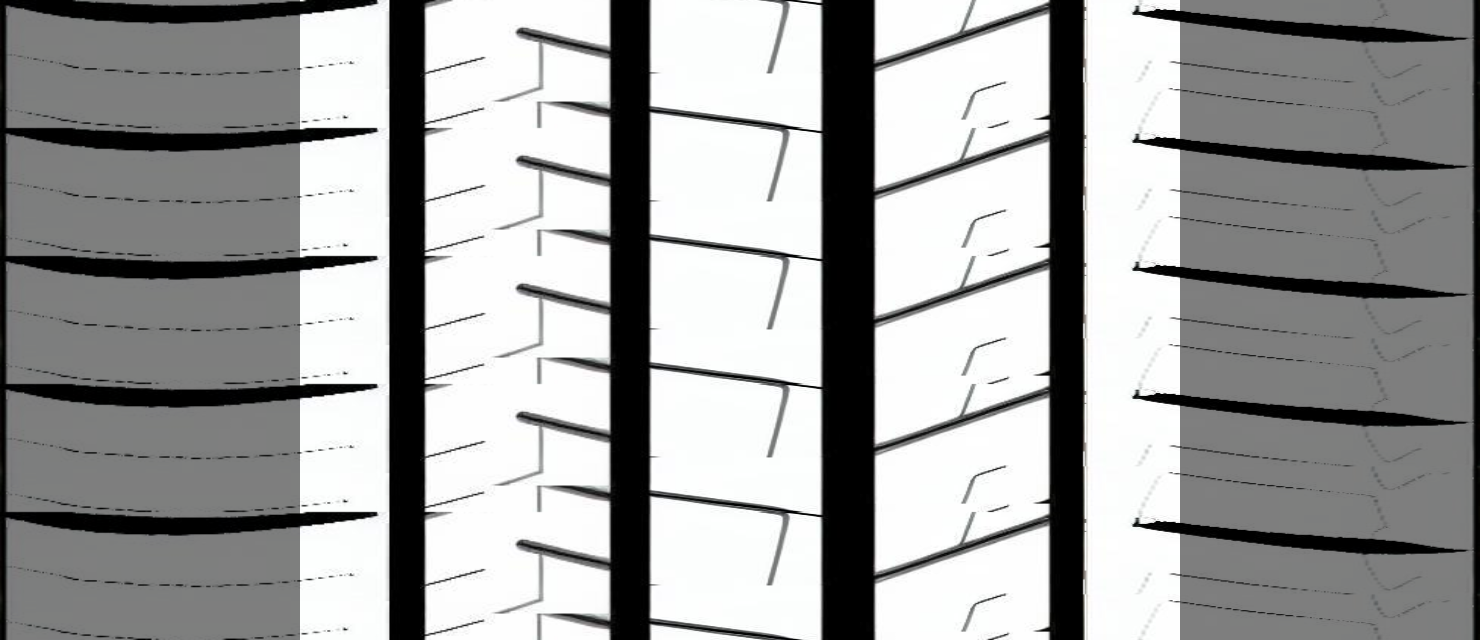
#> input picture tests/datasets/stitching/correct_black_decoration.png, 1480 x 640 px
$ python -i land_sea_ratio.py   (imports and definitions only)
#> lines starting #> are read from the running program, lines starting #| are printed output that depends on the picture; after the words box and inside, x2 and y2 are one past the last pixel; in counts of white or black regions, pixels touching at a corner belong together
### src/utils/logger.py
# -*- coding: utf-8 -*-

"""
日志模块

提供标准化的日志系统。
"""

import logging
from datetime import datetime
from pathlib import Path
from typing import Optional


# 项目根目录（logger.py 位于 src/utils/ 下，上溯两级即为项目根）
_PROJECT_ROOT = Path(__file__).resolve().parent.parent.parent


def _ensure_file_handler(logger: logging.Logger, level: int, formatter: logging.Formatter) -> None:
    """确保 logger 拥有文件 handler，写入 .logs/project.log。"""
    _log_dir = _PROJECT_ROOT / ".logs"
    _log_dir.mkdir(parents=True, exist_ok=True)
    _file_handler = logging.FileHandler(str(_log_dir / "project.log"), encoding="utf-8")
    _file_handler.setLevel(level)
    _file_handler.setFormatter(formatter)
    logger.addHandler(_file_handler)


def setup_logger(
    name: str = "giti_tire",
    level: str = "INFO",
    log_file: Optional[str] = None,
    console_output: bool = True
) -> logging.Logger:
    """
    设置并返回一个配置好的日志记录器。

    所有项目日志统一写入 .logs/project.log（文件 handler 等级为 DEBUG，
    保证 debug 级别日志也能落盘），控制台输出等级由 level 参数控制。

    Args:
        name: 日志记录器名称
        level: 日志级别 (DEBUG, INFO, WARNING, ERROR, CRITICAL)
        log_file: 日志文件路径（可选，不影响默认 .logs/project.log）
        console_output: 是否输出到控制台

    Returns:
        配置好的日志记录器
    """
    logger = logging.getLogger(name)
    logger.setLevel(getattr(logging, level.upper()))

    # 避免重复添加处理器
    if logger.handlers:
        return logger

    formatter = logging.Formatter(
        '%(asctime)s - %(name)s - %(levelname)s - %(message)s',
        datefmt='%Y-%m-%d %H:%M:%S'
    )

    # —— 默认文件 handler：所有日志统一写入 .logs/project.log ——
    _ensure_file_handler(logger, logging.DEBUG, formatter)

    # 显式指定的 log_file（额外输出）
    if log_file:
        log_path = Path(log_file)
        log_dir = log_path.parent
        if log_dir != Path('.') and not log_dir.exists():
            log_dir.mkdir(parents=True, exist_ok=True)

        file_handler = logging.FileHandler(str(log_path), encoding='utf-8')
        file_handler.setLevel(getattr(logging, level.upper()))
        file_handler.setFormatter(formatter)
        logger.addHandler(file_handler)

    # 控制台处理器
    if console_output:
        console_handler = logging.StreamHandler()
        console_handler.setLevel(getattr(logging, level.upper()))
        console_handler.setFormatter(formatter)
        logger.addHandler(console_handler)

    return logger


def get_logger(name: str = "giti_tire") -> logging.Logger:
    """
    获取或创建日志记录器。

    Args:
        name: 日志记录器名称

    Returns:
        日志记录器实例
    """
    if not hasattr(logging.Logger, 'manager'):
        return setup_logger(name)

    logger = logging.getLogger(name)
    if not logger.handlers:
        return setup_logger(name)
    return logger


class LoggerMixin:
    """日志记录器混入类，为类提供日志功能。"""

    # [4 lines left out: function logger, not called in this run]


# 创建默认日志记录器
default_logger = get_logger("tire-ai-pattern")

### src/core/scoring/land_sea_ratio.py
# -*- coding: utf-8 -*-

"""
海陆比算法模块

计算轮胎花纹样稿的海陆比（黑色 + 灰色区域占总面积的百分比）。

算法层职责边界：
- 接收 np.ndarray 图像，返回海陆比数值和可选的可视化图像。
- 不保存文件，不接收 task_id 或输出路径，不含任何评分或业务配置逻辑。
- is_debug=True 时返回带颜色叠加标注的可视化图像，由调用方决定是否保存。
"""

from typing import Optional, Tuple

import cv2
import numpy as np

from src.common.exceptions import InputDataError, RuntimeProcessError
from src.utils.logger import get_logger


logger = get_logger(__name__)
#> further down, picture is the input picture: shape (640, 1480, 3); mean B, G, R 159.8, 160.1, 159.5

_VIS_NAME = "land_sea_ratio"

# 像素亮度阈值（与老架构保持一致）
_BLACK_LOWER = 0
_BLACK_UPPER = 50
_GRAY_LOWER = 51
_GRAY_UPPER = 200


def compute_land_sea_ratio(
    image: np.ndarray,
    is_debug: bool = False,
) -> Tuple[float, str, Optional[np.ndarray]]:
    """
    计算轮胎花纹样稿的海陆比。

    Parameters
    ----------
    image : np.ndarray
        输入 BGR 图像，形状为 (H, W, 3)。
    is_debug : bool
        是否输出可视化调试图像，默认 False。

    Returns
    -------
    ratio_percent : float
        实际海陆比百分比，保留两位小数（如 30.52 表示 30.52%）。
    vis_name : str
        建议的可视化文件名（不含扩展名）；非 debug 模式返回空字符串。
    vis_image : Optional[np.ndarray]
        可视化图像（BGR）；非 debug 模式返回 None。

    Raises
    ------
    InputDataError
        image 为 None、非 ndarray 或非三通道 BGR 时抛出。
    RuntimeProcessError
        算法内部计算失败时抛出，原始异常挂在 __cause__ 上。
    """
#> called with is_debug = False
    logger.debug("开始海陆比计算")

    if image is None:
        raise InputDataError("image", "value", "must not be None")

    if not isinstance(image, np.ndarray):
        raise InputDataError(
            "image", "type", "expected np.ndarray", type(image).__name__
        )

    if image.ndim != 3 or image.shape[2] != 3:
        raise InputDataError(
            "image", "shape", "expected (H, W, 3) BGR image", image.shape
        )

    try:
        gray = cv2.cvtColor(image, cv2.COLOR_BGR2GRAY)
        total_area = image.shape[0] * image.shape[1]

        black_area = _compute_black_area(gray)
        gray_area = _compute_gray_area(gray)

        ratio_percent = round((black_area + gray_area) / total_area * 100, 2) if total_area > 0 else 0.0

        logger.debug(
            "海陆比计算明细: ratio=%.2f%%, black=%d, gray=%d, total=%d",
            ratio_percent,
            black_area,
            gray_area,
            total_area,
        )

    except Exception as original_error:
        raise RuntimeProcessError(
            "compute_land_sea_ratio",
            "海陆比面积计算失败",
            original_error,
        )

    logger.debug("海陆比结果: ratio=%.2f%%", ratio_percent)

    vis_name = ""
    vis_image = None
    if is_debug:
        try:
            vis_image = _draw_debug_image(image, gray, ratio_percent)
            vis_name = _VIS_NAME
        except Exception as original_error:
            raise RuntimeProcessError(
                "_draw_debug_image",
                "海陆比可视化处理失败",
                original_error,
            )

    return ratio_percent, vis_name, vis_image


# ------------------------------------------------------------------
# 内部辅助函数
# ------------------------------------------------------------------

def _compute_black_area(gray: np.ndarray) -> int:
    """统计黑色区域像素数（灰度值在 [0, 50] 范围内）。"""
    mask = cv2.inRange(gray, _BLACK_LOWER, _BLACK_UPPER)
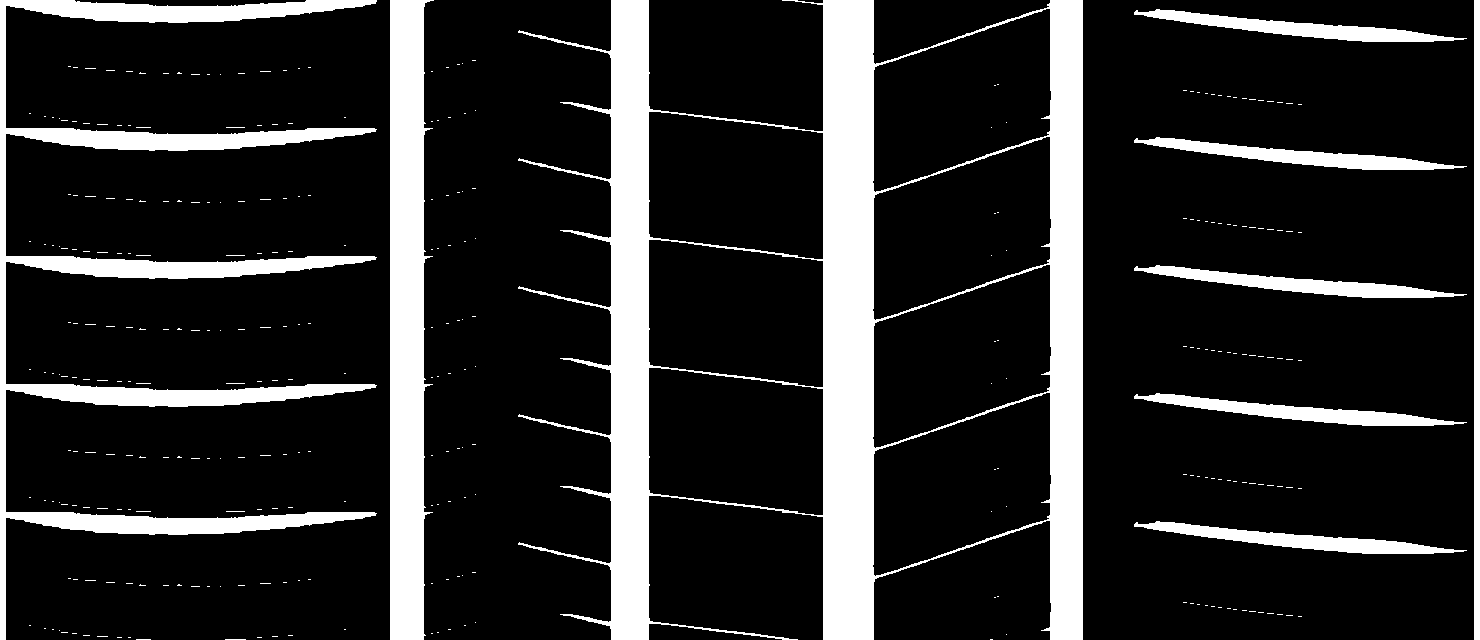
#> mask: shape (640, 1480); 16.8% white; 314 white regions (304 under 20 px), largest, box (x1, y1, x2, y2) and area: (518, 0, 1083, 640) 84490, (0, 0, 377, 640) 29739, (390, 0, 434, 640) 21896
#> in compute_land_sea_ratio, `black_area = _compute_black_area(gray)`: black_area = 159449
    return int(cv2.countNonZero(mask))


def _compute_gray_area(gray: np.ndarray) -> int:
    """统计灰色区域像素数（灰度值在 [51, 200] 范围内）。"""
    mask = cv2.inRange(gray, _GRAY_LOWER, _GRAY_UPPER)
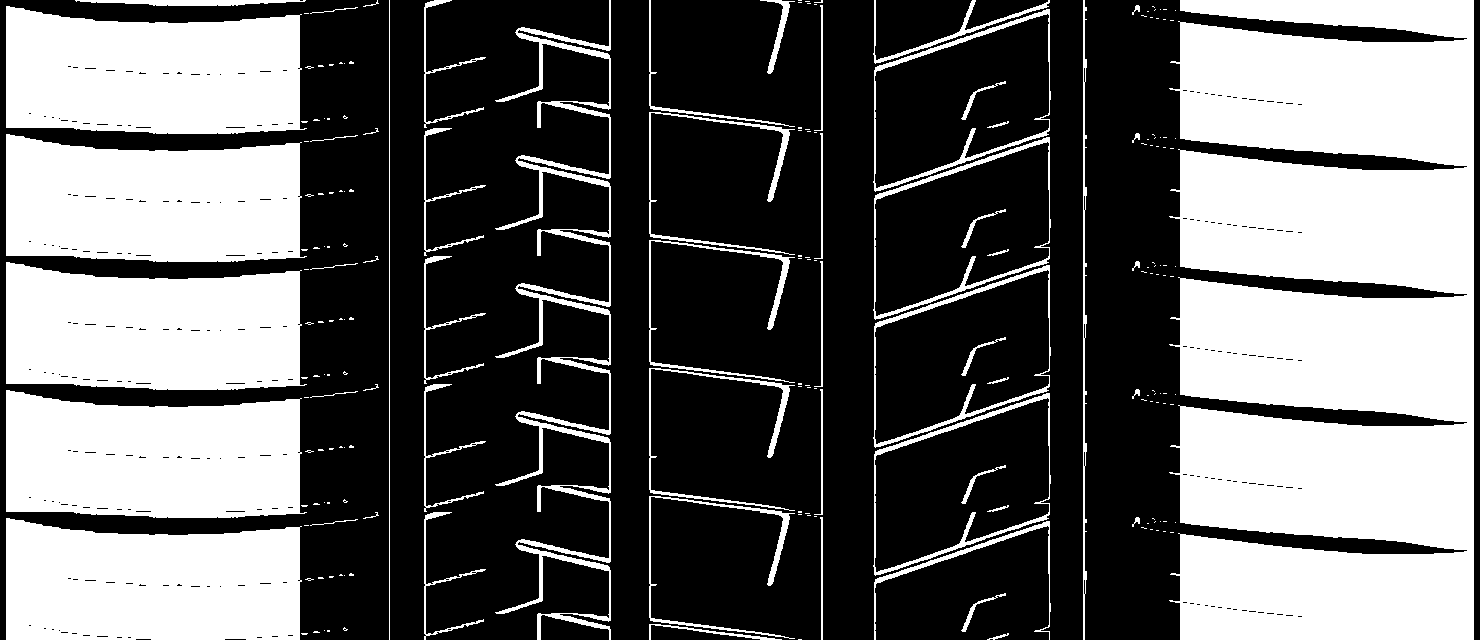
#> mask: shape (640, 1480); 39.4% white; 200 white regions (142 under 20 px), largest, box (x1, y1, x2, y2) and area: (1169, 0, 1474, 640) 171665, (6, 6, 307, 134) 32978, (6, 134, 307, 262) 32978
    return int(cv2.countNonZero(mask))


# [52 lines left out: function _draw_debug_image, not called in this run]

>>> import cv2
>>> picture = cv2.imread('../../../tests/datasets/stitching/correct_black_decoration.png')
>>> result = compute_land_sea_ratio(picture)
#> in compute_land_sea_ratio, `gray_area = _compute_gray_area(gray)`: gray_area = 372907
#> in compute_land_sea_ratio, `ratio_percent = round((black_area + gray_area) / total_area * 100, 2) ..`: ratio_percent = 56.2

$ run again, on tests/datasets/stitching/correct_continuity1.png
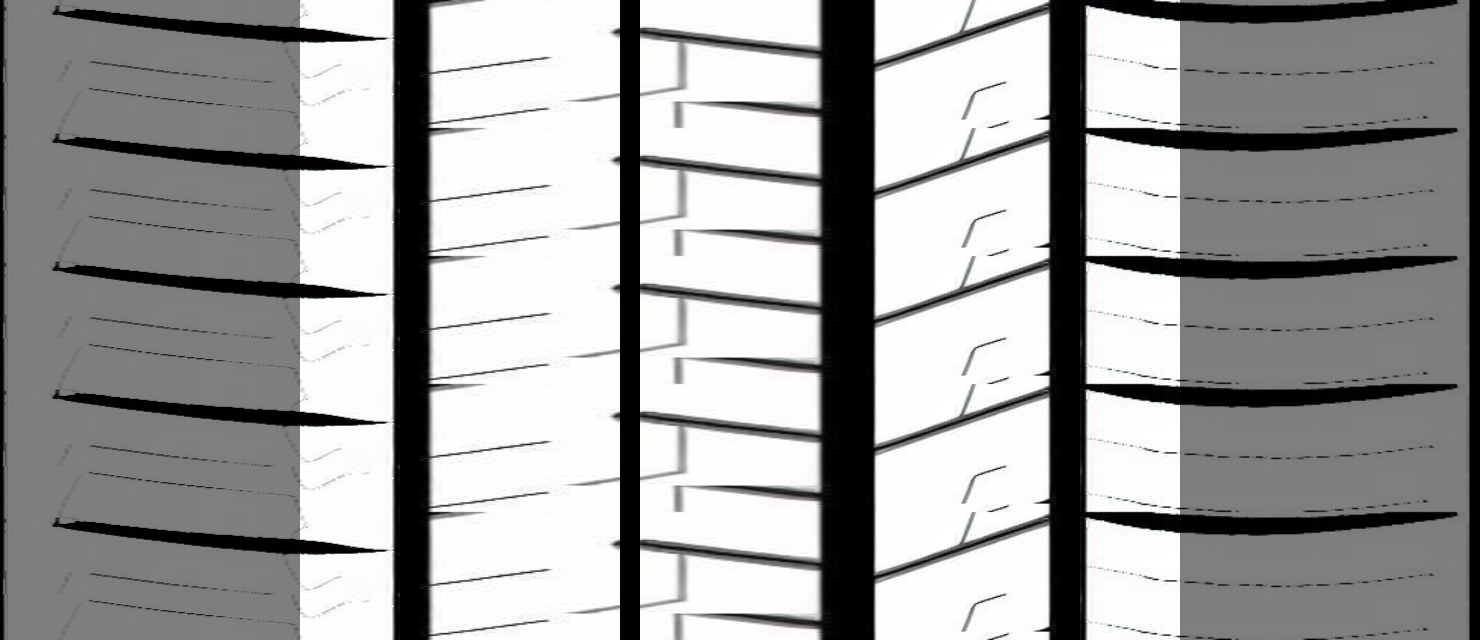
#> input picture tests/datasets/stitching/correct_continuity1.png, 1480 x 640 px
#> picture is the input picture: shape (640, 1480, 3); mean B, G, R 161, 161.2, 160.8
#> in _compute_black_area, `mask = cv2.inRange(gray, _BLACK_LOWER, _BLACK_UPPER)`:
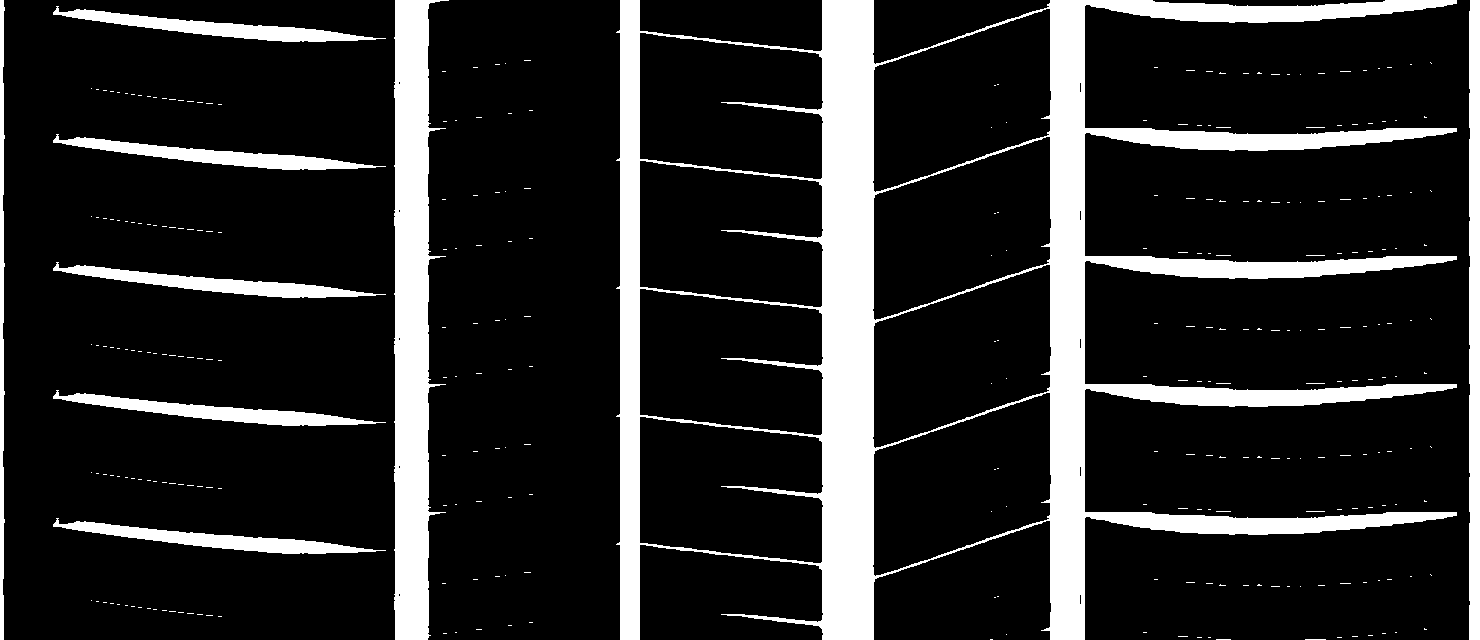
#> mask: shape (640, 1480); 16% white; 304 white regions (294 under 20 px), largest, box (x1, y1, x2, y2) and area: (616, 0, 1457, 640) 100952, (394, 0, 449, 640) 21817, (1469, 0, 1480, 640) 6965
#> black_area = 151523
#> in _compute_gray_area, `mask = cv2.inRange(gray, _GRAY_LOWER, _GRAY_UPPER)`:
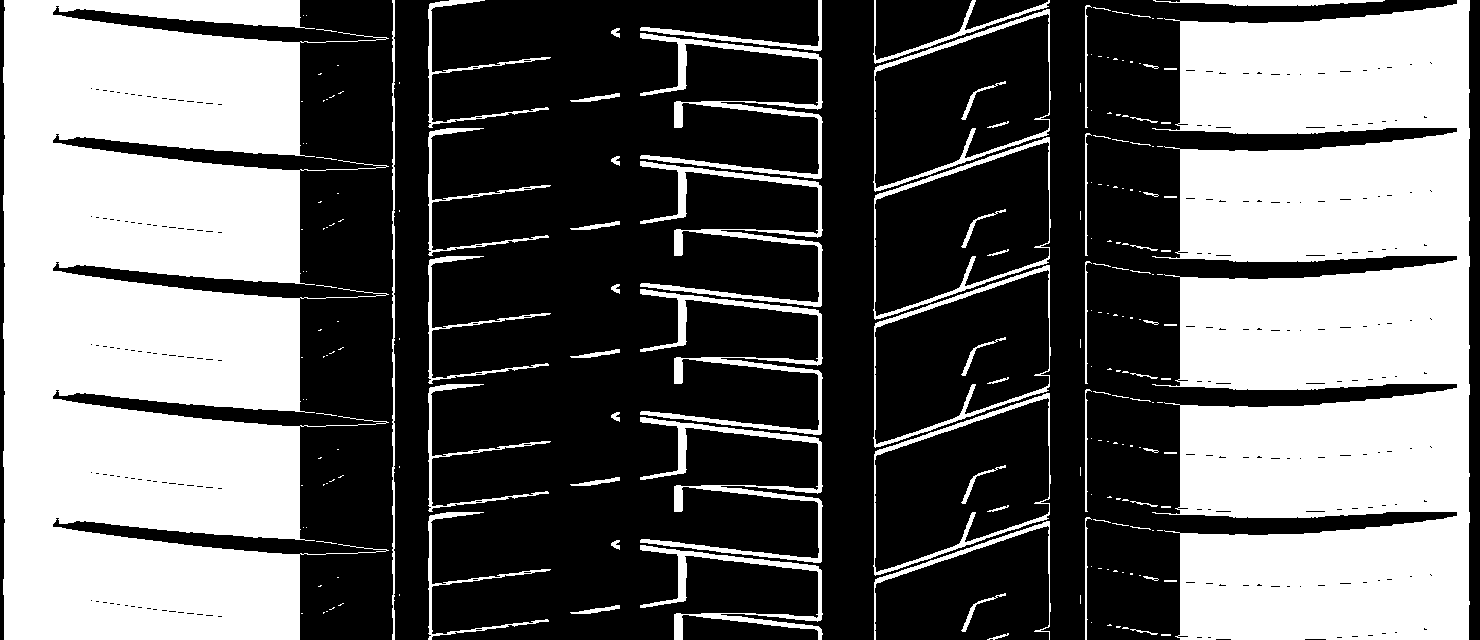
#> mask: shape (640, 1480); 40.3% white; 206 white regions (125 under 20 px), largest, box (x1, y1, x2, y2) and area: (3, 0, 389, 640) 175280, (1152, 0, 1470, 640) 163877, (640, 33, 823, 179) 3818
#> gray_area = 382143
#> ratio_percent = 56.34
